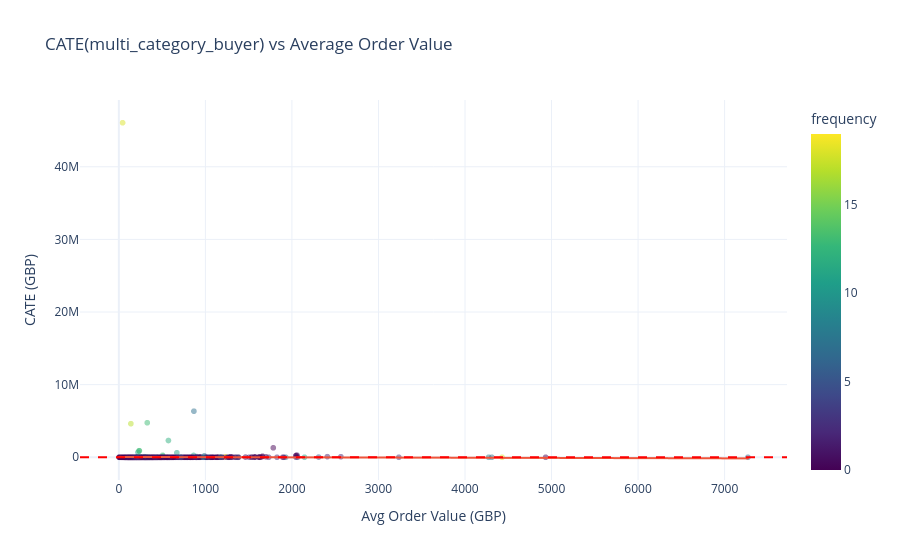

Notebook cell for this chart:
### Code cell
# Scatter: CATE vs monetary_avg (do rich customers benefit more?)
best_treatment = str(effects_df['treatment_name'][0])  # highest ATE
cate_vals = pipeline.cate_results[best_treatment]

pipeline_df = pipeline._df
assert pipeline_df is not None, 'pipeline._df is None; run pipeline.fit(...) first'

scatter_df = pd.DataFrame({
    'cate': cate_vals,
    'monetary_avg': pipeline_df['monetary_avg'].values,
    'frequency': pipeline_df['frequency'].values,
    'actual_ltv_12m': pipeline_df['actual_ltv_12m'].values,
})
p99_cate = np.percentile(np.abs(cate_vals), 99)
scatter_df = scatter_df[np.abs(scatter_df['cate']) <= p99_cate]

fig = px.scatter(
    scatter_df.sample(min(2000, len(scatter_df))),
    x='monetary_avg', y='cate',
    color='frequency',
    color_continuous_scale='Viridis',
    opacity=0.5,
    title=f'CATE({best_treatment}) vs Average Order Value',
    labels={'monetary_avg': 'Avg Order Value (GBP)', 'cate': 'CATE (GBP)'},
    trendline='ols',
)
fig.add_hline(y=0, line_dash='dash', line_color='red')
fig.show()

### Figure 1 — Plotly figure (JSON) as saved in the notebook; plotly's stock layout.template omitted (floating-point values rounded to 4 significant figures; data arrays with more than 128 entries replaced by an {"elided": "..."} marker saying what was removed)
{"data": [{"hovertemplate": "Avg Order Value (GBP)=%{x}<br>CATE (GBP)=%{y}<br>frequency=%{marker.color}<extra></extra>", "legendgroup": "", "marker": {"color": {"elided": "2000 int values"}, "coloraxis": "coloraxis", "opacity": 0.5, "symbol": "circle"}, "mode": "markers", "name": "", "showlegend": false, "type": "scattergl", "x": {"elided": "2000 float values"}, "xaxis": "x", "y": {"elided": "2000 float values"}, "yaxis": "y"}, {"hovertemplate": "<b>OLS trendline</b><br>cate = -27.4932 * monetary_avg + 46042.4<br>R<sup>2</sup>=0.000101<br><br>Avg Order Value (GBP)=%{x}<br>CATE (GBP)=%{y} <b>(trend)</b><extra></extra>", "legendgroup": "", "marker": {"symbol": "circle"}, "mode": "lines", "name": "", "showlegend": false, "type": "scattergl", "x": {"elided": "2000 float values"}, "xaxis": "x", "y": {"elided": "2000 float values"}, "yaxis": "y"}], "layout": {"coloraxis": {"colorbar": {"title": {"text": "frequency"}}, "colorscale": [[0, "#440154"], [0.1111, "#482878"], [0.2222, "#3e4989"], [0.3333, "#31688e"], [0.4444, "#26828e"], [0.5556, "#1f9e89"], [0.6667, "#35b779"], [0.7778, "#6ece58"], [0.8889, "#b5de2b"], [1, "#fde725"]]}, "legend": {"tracegroupgap": 0}, "shapes": [{"line": {"color": "red", "dash": "dash"}, "type": "line", "x0": 0, "x1": 1, "xref": "x domain", "y0": 0, "y1": 0, "yref": "y"}], "title": {"text": "CATE(multi_category_buyer) vs Average Order Value"}, "xaxis": {"anchor": "y", "domain": [0, 1], "title": {"text": "Avg Order Value (GBP)"}}, "yaxis": {"anchor": "x", "domain": [0, 1], "title": {"text": "CATE (GBP)"}}}}
